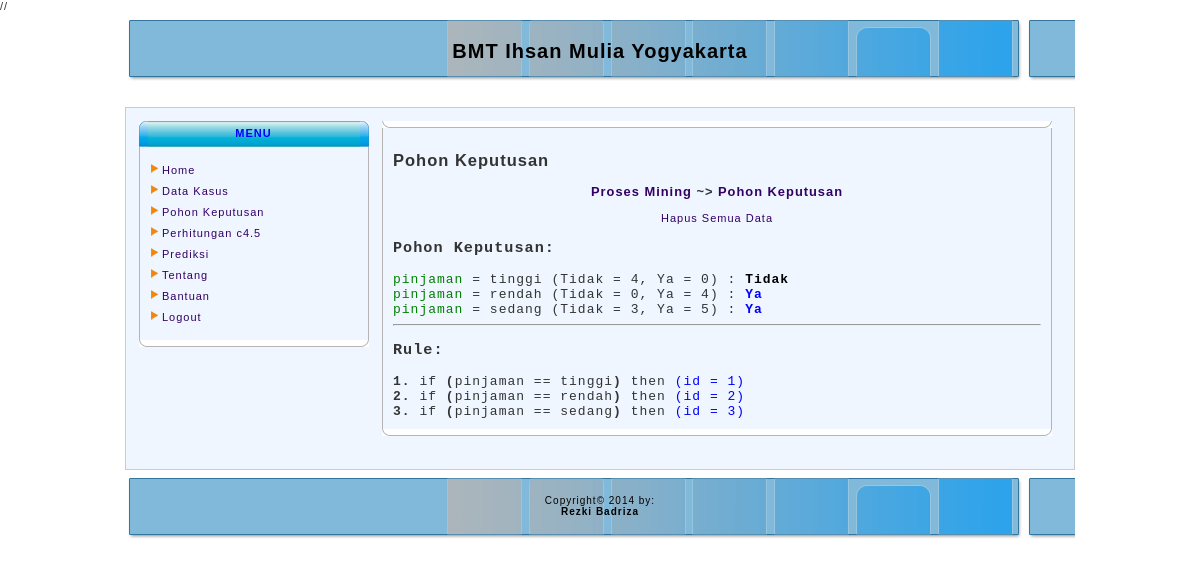
/admin/media.php?module=c45 (signed in), run on an earlier commit of the app's database.
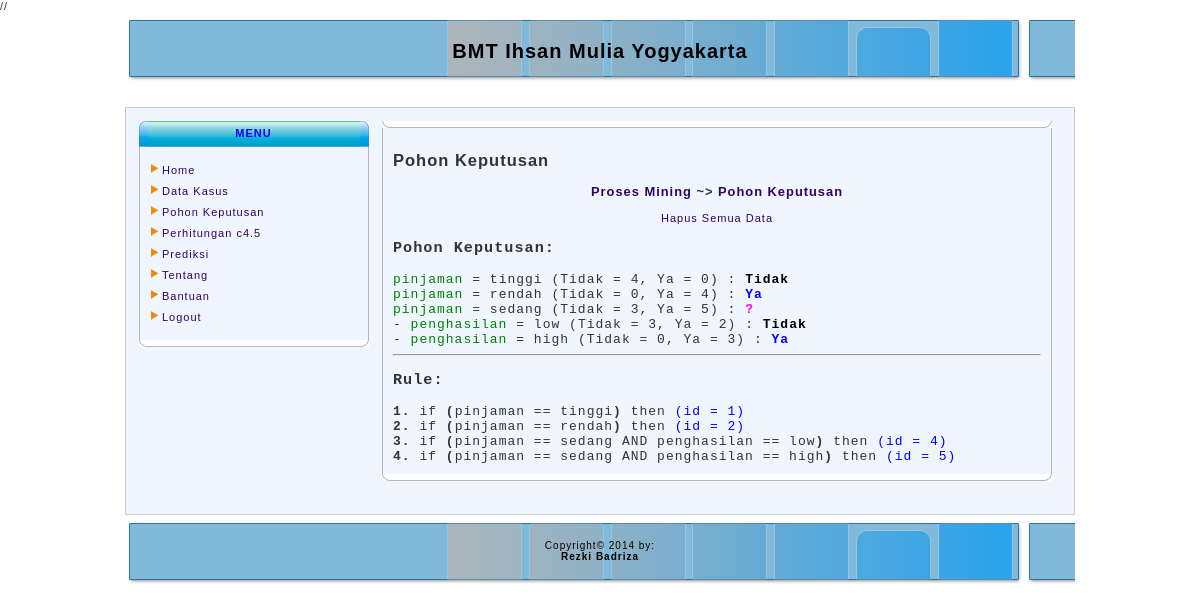
And on a later commit of the database.
### tables this page shows
CREATE TABLE IF NOT EXISTS `pohon_keputusan` (
  `id` int(5) NOT NULL,
  `variabel` varchar(50) NOT NULL,
  `nilai_variabel` varchar(50) NOT NULL,
  `id_parent` char(5) NOT NULL,
  `jml_kasus_tidak` varchar(5) NOT NULL,
  `jml_kasus_ya` varchar(5) NOT NULL,
  `kelancaran` varchar(50) NOT NULL,
  `diproses` varchar(10) NOT NULL,
  `kondisi_variabel` varchar(200) NOT NULL,
  `looping_kondisi` varchar(15) NOT NULL
);

CREATE TABLE IF NOT EXISTS `rule_pohon_keputusan` (
  `id` int(5) NOT NULL,
  `id_parent` int(5) NOT NULL,
  `rule` varchar(200) NOT NULL,
  `kelancaran` varchar(50) NOT NULL
);

### admin/modul/pohon_keputusan.php (the view, shortened to what this page needs)
<?php
echo "<h2>Pohon Keputusan</h2>";
include "menu_c45.php";
echo " <p><center><a href=./aksi.php?module=c45&act=hapus_pohon_keputusan>Hapus Semua Data</a></center></p>";
echo "<font face='Courier New' size='2'>";
echo "<h3><b>Pohon Keputusan: <br></b></h3>";
function get_subfolder($idparent, $spasi){
    $result = mysql_query("select * from pohon_keputusan where id_parent= '$idparent'");
    while($row=mysql_fetch_row($result)){
        for($i=1;$i<=$spasi;$i++){
            echo "-&nbsp;";
        }
        if ($row[6] === 'Ya') {
            $kelancaran = "<font color=blue>$row[6]</font>";
        } elseif ($row[6] === 'Tidak') {
            $kelancaran = "<font color=#000000>$row[6]</font>";
        } elseif ($row[6] === '?') {
            $kelancaran = "<font color=#FF00FF>$row[6]</font>";
        } else {
            $kelancaran = "<b>$row[6]</b>";
        }
        echo "<font color=green>$row[1]</font> = $row[2] (Tidak = $row[4], Ya = $row[5]) : <b>$kelancaran</b><br>";
        get_subfolder($row[0], $spasi + 1);
    }
}
    get_subfolder('0', 0);
echo "<hr>";
echo "<h3><b>Rule: <br></b></h3>";
$no = 1;
$sqlLihatRule = mysql_query("select * from rule_pohon_keputusan order by id" );
while($rowLihatRule=mysql_fetch_array($sqlLihatRule)){
    if ($rowLihatRule['keputusan'] === 'Ya') {
        $keputusan = "<font color=green>$rowLihatRule[keputusan]</font>";
    } elseif ($rowLihatRule['keputusan'] === 'Tidak') {
        $keputusan = "<font color=red>$rowLihatRule[keputusan]</font>";
    } elseif ($rowLihatRule['keputusan'] === '?') {
        $keputusan = "<font color=blue>$rowLihatRule[keputusan]</font>";
    } else {
        $keputusan = "<b>$rowLihatRule[keputusan]</b>";
    }
    echo "<b>$no.</b> if <b>(</b>$rowLihatRule[rule]<b>)</b> then <b>$keputusan</b> <font color=blue>(id = $rowLihatRule[id])</font><br>";
$no++;
}
echo "</font>";

### admin/media.php (shortened to what this page needs)
<html>
	<head>
		<link rel="stylesheet" href="../include/css/style.css" type="text/css" />
	</head>
	<body>
		<div id="outer">
			<div id="footer">
				<h1>BMT Ihsan Mulia Yogyakarta</h1>
			</div>
			<div id="dbody">
				<div id="dcontent">
					<?php if(isset($_SESSION['userLogin']) && $_SESSION['userLogin']){ ?>
						<div id="kiri">
							<?php include "sidebar.php";?>
						</div>
						<div id="tengah">
							<div class="bgf1"><div class="bgf2"><div class="bgf3"></div></div></div>
							<div class="content">
								<?php include "content.php"; ?>
							</div>
							<div class="bgf1"><div class="bgf2"><div class="bgf3"></div></div></div>
							<div class="clear10"></div>
						</div>
						<div class="clear10"></div>
					<?php } ?>
				</div>
			</div>
			<div id="footer">
				<p>Copyright&copy; 2014 by:<br />
				<b>Rezki Badriza</b></p>
			</div>
		</div>
	</body>
</html>

### admin/sidebar.php
<div class="nv2">
	<div class="nv1">
		<div class="nv3">
			<div class="nvhead">MENU</div>
		</div>
	</div>
</div>
<div class="content info">
	<a href=?module=home>Home</a>
	<a href=?module=data_anggota>Data Kasus</a>
	<a href=?module=c45>Pohon Keputusan</a>
	<a href=?module=perhitungan_c45>Perhitungan c4.5</a>
	<a href=?module=prediksi>Prediksi</a>
	<a href=?module=about>Tentang</a>
	<a href=?module=bantuan>Bantuan</a>
	<a href=?module=logout>Logout</a>
</div>
<div class="bgf1"><div class="bgf2"><div class="bgf3"></div></div></div>
<div class="clear10"></div>

### admin/content.php (shortened to what this page needs)
<?php
if ($_GET["module"]=='home'){
    echo "<h2><center>Aplikasi Pohon Keputusan C4.5</center></h2>
    <table width='100%'>
        <tr>
            <td>
                <h2 align='center'>
                    <br>
                </h2>
            </td>
        </tr>
    </table>";
$result = mysql_query("SELECT `COLUMN_NAME`
FROM `INFORMATION_SCHEMA`.`COLUMNS`
WHERE `TABLE_SCHEMA`='dbminingx'
    AND `TABLE_NAME`='data_anggota'");
if (!$result) {
    echo 'Could not run query: ' . mysql_error();
    exit;
}
if (mysql_num_rows($result) > 0) {
    while ($row = mysql_fetch_assoc($result)) {
        echo $row['COLUMN_NAME']."<br>";
    }
}
}
elseif ($_GET["module"]=='data_anggota'){
    include "modul/data_anggota.php";
}
elseif ($_GET["module"]=='c45'){
    include "modul/c45.php";
}
elseif ($_GET["module"]=='perhitungan_c45'){
    include "modul/perhitungan_c45.php";
}
elseif ($_GET["module"]=='about'){
    include "modul/about.php";
}
elseif ($_GET["module"]=='bantuan'){
    include "modul/bantuan.php";
}
elseif ($_GET["module"]=='prediksi'){
    include "modul/prediksi.php";
}
elseif ($_GET["module"]=='lihat_nilai'){
    include "modul/lihat_nilai.php";
}
elseif ($_GET["module"]=='logout'){
	include "admin/login.php";
    session_destroy();
    header('location:../admin/media.php?"module"=login');
}
else{
    echo "<p><b>MENU BELUM ADA</b></p>";
}
?>

### admin/modul/c45.php (shortened to what this page needs)
<?php
switch($_GET["act"]){
    default:
        include "pohon_keputusan.php";
    break;
}

### admin/modul/menu_c45.php
<?php
echo "<h3><b><center>
      <a href=?module=c45&act=mining>Proses Mining</a> ~>
	  		<a href=?module=c45>Pohon Keputusan</a>
      </center></b></h3>";

### include/css/style.css (style rules this page uses)
body,td,th { font-family: Arial, Arial, Arial; color:#333333; font-size:11px; letter-spacing: 1px; }
body { background-color: #ffffff; margin: 5px; }
a { text-decoration:none; }
.clear10 { clear:both; height:10px; }
#outer { display:block; width:950px; margin:0 auto; }
#dbody { margin-top:15px; background:#eff6ff; }
#dcontent { border:1px solid #ccc; }
.nv1,.nv2,.nv3 { height:26px; }
.nv2 { background:#00FF00 url(../image/nv2.png) repeat-x top; }
.nv1 { background:url(../image/nv1.png) no-repeat left top; }
.nv3 { background:url(../image/nv3.png) no-repeat right top; }
.nvhead { padding:6px 2px 0 1px; color:#0000ff; font-weight:bold; text-align:center; }
.bgf1,.bgf2,.bgf3,.bgf4,.bgf5,.bgf6 { height:7px; }
.bgf1 { background:#FFF url(../image/bg1.png) repeat-x bottom; }
.bgf2 { background:url(../image/bg2.png) no-repeat left bottom; }
.bgf3 { background:url(../image/bg3.png) no-repeat right bottom; }
.content { border-left:1px solid #b6b4b4; border-right:1px solid #b6b4b4; padding:10px; background:#eff6ff; }
.content.info a, .content a.info { margin:5px 0; display:block; padding-left:12px; background-position: center; background:url(../image/panah.png) no-repeat 1px 2px; background-color:#eff6ff; line-height:16px; }
#kiri { width:230px; float:left; padding-top:13px; padding-left:13px; }
#tengah { width:670px; float:left; padding:13px; }
#footer { background:url('../image/footer.png'); color:#000; font-size:10px; padding:15px; text-align: center; }
body { margin:0px; }
a { texst-decoration:none; color: #330066; }

What changed in the data, as far as the page shows it:
removed rule_pohon_keputusan: rule "pinjaman == sedang", id "3"
changed pohon_keputusan "sedang": kelancaran "Ya" → "?"
added pohon_keputusan: variabel "penghasilan", nilai_variabel "low", jml_kasus_tidak "3", jml_kasus_ya "2", kelancaran "Tidak", shown under "pinjaman"
added pohon_keputusan: variabel "penghasilan", nilai_variabel "high", jml_kasus_tidak "0", jml_kasus_ya "3", kelancaran "Ya", shown under "pinjaman"
added rule_pohon_keputusan: rule "pinjaman == sedang AND penghasilan == low", id "4"
added rule_pohon_keputusan: rule "pinjaman == sedang AND penghasilan == high", id "5"
